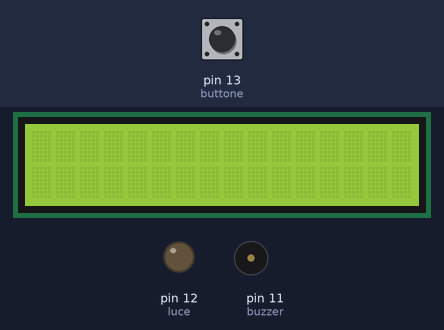
Simulated run of this sketch. Board: Arduino Uno, built with avr-gcc and run on an emulated ATmega328P. On the bench: 16×2 character LCD, output pins drawn as LEDs (lit = HIGH), buzzer (waves = sounding). The test bench sets the inputs (shaded band); at power-on: pin 13 (buttone) LOW. Random numbers use the default seed unless the sketch sets one.

Above: at 1.2 s.
1.3 s: pin 13 (buttone) pulled HIGH for 1 s
5.3 s: pin 13 (buttone) pulled HIGH for 3.2 s
At 7.5 s:
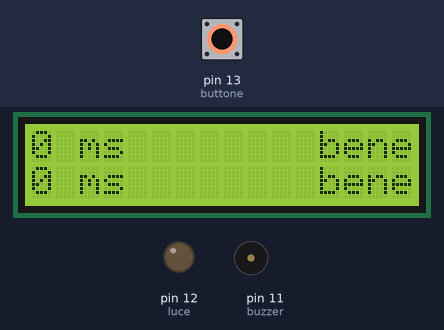
11.5 s: pin 13 (buttone) pulled HIGH for 0.15 s
At 16.5 s:
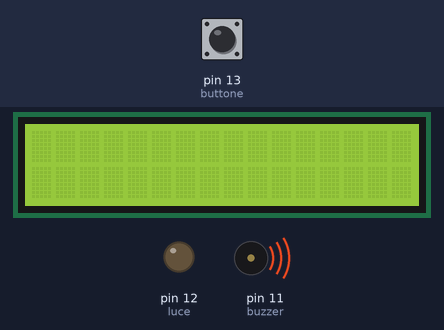
17.6 s: pin 13 (buttone) pulled HIGH for 0.15 s
At 18.0 s:
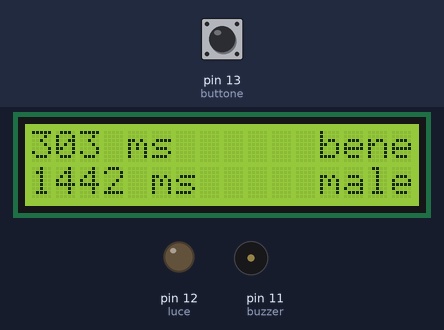
Timing chart, 0 to 21.7 s (numbered marks = the images above; inputs shaded):
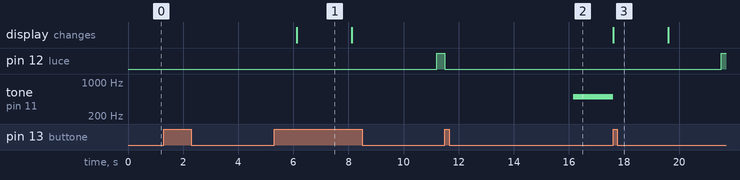

Measured:
- after the input at 5.3 s, pin 12 (luce): LOW → HIGH after 5.9 s; the display: changes after 0.82 s (image 1)
- after the input at 11.5 s, pin 12 (luce): HIGH → LOW at once; tone on pin 11 (buzzer): silent → 500 Hz after 4.7 s
- after the input at 17.6 s, pin 12 (luce): LOW → HIGH after 3.9 s; tone on pin 11 (buzzer): 500 Hz → silent at once; the display: changes at once (image 3)
- what the display in image 1 shows lasts 2.0 s, from 6.1 s to 8.1 s

The sketch:

bottoni_patenti.ino
```cpp
#include <LiquidCrystal.h>
int luce = 12;
int buzzer = 11;
int buttone = 13;
int riflesso;
int riflesso2;
double wait;
String appoggio;
LiquidCrystal lcd(0, 1,4, 5, 6, 7);
void setup() {
  // put your setup code here, to run once:
 pinMode(luce, OUTPUT);
 pinMode(buzzer, OUTPUT);
 pinMode(buttone, INPUT);
 lcd.begin(16, 2);
}
void loop() {
  // put your main code here, to run repeatedly:
 wait = random(1000, 5000);//faccio un random
  delay(wait); //lo uso come delay
  riflesso =  millis();
  digitalWrite(luce, HIGH);//accendo il led
   while(true)
  {
    if(digitalRead(buttone) == HIGH)
    {
      riflesso =  millis() - riflesso;
      digitalWrite(luce, LOW);
      break;
    }
  }
  //adesso devo fare il buzzer
 wait =  random(1000, 5000);
  delay(wait);
  riflesso2 =  millis();
  tone(buzzer, 500);
  while(true)
  {
    if(digitalRead(buttone) == HIGH)
    {
      riflesso2 = millis() -  riflesso2;
      tone(buzzer, 500, 1);
      break;
    }
  }
   lcd.setCursor(0, 0);
   lcd.print(riflesso);
   lcd.print(" ms");
      lcd.setCursor(0, 1);
   lcd.print(riflesso2);
   lcd.print(" ms");
   if(riflesso > 500)
   {
    lcd.setCursor(12, 0);
    lcd.print("male");
   }
   else
   {
    lcd.setCursor(12, 0);
    lcd.print("bene");
   }
   if(riflesso2 > 500)
   {
    lcd.setCursor(12, 1);
    lcd.print("male");
   }
   else
   {
    lcd.setCursor(12, 1);
    lcd.print("bene");
   }
   delay(2000);
   lcd.clear();  //per pulire i risultati del test
}
```
